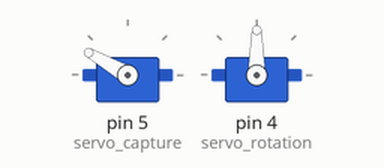
The sketch below on a simulated Arduino Uno, built with avr-gcc and run on an emulated ATmega328P. Parts: 2 × servo.

Above: at 0.05 s.
At 2.0 s:
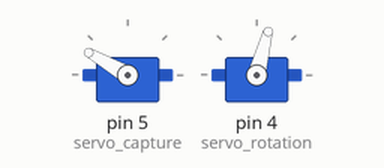
At 3.0 s:
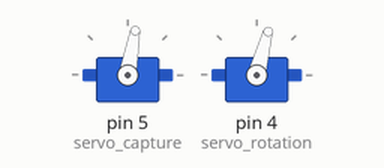
At 4.0 s:
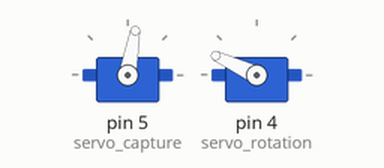
Timing chart, 0 to 5.2 s (numbered marks = the images above):
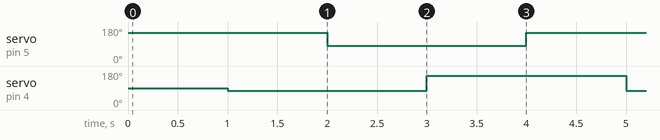

Measured:
- by itself, servo on pin 5 (servo_capture): alternates 150° for 2.0 s and 80° for 2.0 s
- by itself, servo on pin 4 (servo_rotation): alternates 155° for 2.0 s and 75° for 2.0 s

The sketch:

pince.ino
```cpp
/* |=====================|
 * | Gestion de la pince |
 * |=====================|
 */
/**
 *    \file pince.cpp
 *    \brief Gestion de la pince
 *    \author Olivier JOMBART
 *    \date Janvier 2016
*/
//_____________________________________________________________________________________________
//_____________________________________________________________________________________________

#include <Servo.h>


Servo servo_capture;        // create servo object to control a servo
Servo servo_rotation;


/**
 * \fn void attraper_cylindre(int angle_fermeture, int angle_rotation_droite,int temps)
 * \brief, Fn qui permet d'attraper et de retourner verticalement le cylindre
 */

void attraper_cylindre(int angle_fermeture, int angle_rotation_droite,int temps){

  servo_capture.write(angle_fermeture);                              // la pince se ferme (100)
  delay(temps);
  servo_rotation.write(angle_rotation_droite);                       // rotation de la pince vers la droite (20)
  delay(temps);

}
/**
 * \fn void relacher_cylindre(int angle_ouverture, int angle_rotation_initial, int temps)
 * \brief, Fn qui permet de relacher le cylindre après sa capture, la pince revient à son état inital (ouverte)
 */
void relacher_cylindre(int angle_ouverture, int angle_rotation_initial, int temps) {
  servo_capture.write(angle_ouverture);                             // la pince s'ouvre (140)
  delay(temps);
  servo_rotation.write(angle_rotation_initial);                     // rotation à l'état initial de la pince (80)
  delay(temps);
}


//____________________________________________________________________________________________________
//____________________________________________________________________________________________________
/**
 * \fn void setup()
 * \brief fonction setup d'arduino
 */
void setup() {
  Serial.begin(9600);
  servo_capture.attach(5);                                 // attaches the servo on pin 2 to the servo object
  servo_rotation.attach(4);                                // attaches the servo on pin 3 to the servo object
}

/**
 * \fn void loop()
 * \brief fonction loop d'arduino
 */
void loop()
{
  attraper_cylindre(150,75,1000);          // angle à respecter
  relacher_cylindre(80,155,1000);          // angle à respecter
  }
```
